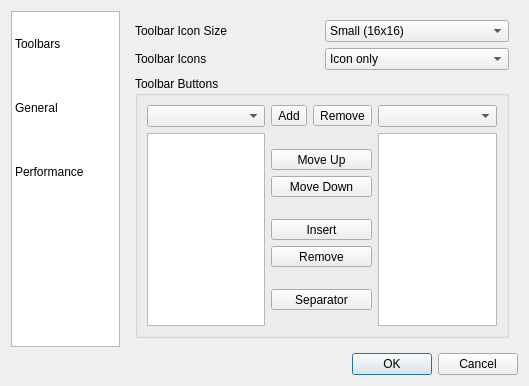
<?xml version="1.0" encoding="UTF-8"?>
<ui version="4.0">
 <class>config_dialog</class>
 <widget class="QDialog" name="config_dialog">
  <property name="geometry">
   <rect>
    <x>0</x>
    <y>0</y>
    <width>529</width>
    <height>386</height>
   </rect>
  </property>
  <property name="sizePolicy">
   <sizepolicy hsizetype="Fixed" vsizetype="Fixed">
    <horstretch>0</horstretch>
    <verstretch>0</verstretch>
   </sizepolicy>
  </property>
  <property name="windowTitle">
   <string>Knotter Preferences</string>
  </property>
  <layout class="QGridLayout" name="gridLayout">
   <item row="0" column="0">
    <widget class="QTableWidget" name="tableWidget">
     <property name="maximumSize">
      <size>
       <width>128</width>
       <height>16777215</height>
      </size>
     </property>
     <property name="iconSize">
      <size>
       <width>48</width>
       <height>48</height>
      </size>
     </property>
     <property name="showGrid">
      <bool>false</bool>
     </property>
     <property name="cornerButtonEnabled">
      <bool>false</bool>
     </property>
     <attribute name="horizontalHeaderVisible">
      <bool>false</bool>
     </attribute>
     <attribute name="horizontalHeaderDefaultSectionSize">
      <number>64</number>
     </attribute>
     <attribute name="horizontalHeaderHighlightSections">
      <bool>false</bool>
     </attribute>
     <attribute name="horizontalHeaderStretchLastSection">
      <bool>true</bool>
     </attribute>
     <attribute name="verticalHeaderVisible">
      <bool>false</bool>
     </attribute>
     <attribute name="verticalHeaderDefaultSectionSize">
      <number>64</number>
     </attribute>
     <attribute name="verticalHeaderHighlightSections">
      <bool>false</bool>
     </attribute>
     <row>
      <property name="text">
       <string/>
      </property>
     </row>
     <row>
      <property name="text">
       <string/>
      </property>
     </row>
     <row>
      <property name="text">
       <string/>
      </property>
     </row>
     <column>
      <property name="text">
       <string/>
      </property>
     </column>
     <item row="0" column="0">
      <property name="text">
       <string>Toolbars</string>
      </property>
     </item>
     <item row="1" column="0">
      <property name="text">
       <string>General</string>
      </property>
     </item>
     <item row="2" column="0">
      <property name="text">
       <string>Performance</string>
      </property>
     </item>
    </widget>
   </item>
   <item row="0" column="1">
    <widget class="QStackedWidget" name="stackedWidget">
     <property name="currentIndex">
      <number>0</number>
     </property>
     <widget class="QWidget" name="stackedWidgetPage1">
      <layout class="QGridLayout" name="gridLayout_2">
       <item row="0" column="0">
        <widget class="QLabel" name="label_2">
         <property name="text">
          <string>Toolbar Icon Size</string>
         </property>
        </widget>
       </item>
       <item row="0" column="1">
        <widget class="QComboBox" name="icon_size_combo">
         <item>
          <property name="text">
           <string>Small (16x16)</string>
          </property>
         </item>
         <item>
          <property name="text">
           <string>Medium (22x22)</string>
          </property>
         </item>
         <item>
          <property name="text">
           <string>Large (48x48)</string>
          </property>
         </item>
         <item>
          <property name="text">
           <string>Huge (64x64)</string>
          </property>
         </item>
        </widget>
       </item>
       <item row="1" column="0">
        <widget class="QLabel" name="label">
         <property name="text">
          <string>Toolbar Icons</string>
         </property>
        </widget>
       </item>
       <item row="1" column="1">
        <widget class="QComboBox" name="icon_show_combo">
         <item>
          <property name="text">
           <string>Icon only</string>
          </property>
         </item>
         <item>
          <property name="text">
           <string>Text only</string>
          </property>
         </item>
         <item>
          <property name="text">
           <string>Icon besides text</string>
          </property>
         </item>
         <item>
          <property name="text">
           <string>Icon below text</string>
          </property>
         </item>
        </widget>
       </item>
       <item row="2" column="0" colspan="2">
        <widget class="QGroupBox" name="groupBox">
         <property name="title">
          <string>Toolbar Buttons</string>
         </property>
         <layout class="QGridLayout" name="gridLayout_5">
          <item row="2" column="0">
           <widget class="QListWidget" name="menu_items">
            <property name="maximumSize">
             <size>
              <width>128</width>
              <height>16777215</height>
             </size>
            </property>
           </widget>
          </item>
          <item row="2" column="1">
           <layout class="QVBoxLayout" name="verticalLayout_2">
            <item>
             <spacer name="verticalSpacer">
              <property name="orientation">
               <enum>Qt::Vertical</enum>
              </property>
              <property name="sizeHint" stdset="0">
               <size>
                <width>20</width>
                <height>16</height>
               </size>
              </property>
             </spacer>
            </item>
            <item>
             <widget class="QToolButton" name="butt_move_up">
              <property name="sizePolicy">
               <sizepolicy hsizetype="Minimum" vsizetype="Fixed">
                <horstretch>0</horstretch>
                <verstretch>0</verstretch>
               </sizepolicy>
              </property>
              <property name="toolTip">
               <string>Move Up</string>
              </property>
              <property name="text">
               <string>Move Up</string>
              </property>
              <property name="iconSize">
               <size>
                <width>24</width>
                <height>24</height>
               </size>
              </property>
             </widget>
            </item>
            <item>
             <widget class="QToolButton" name="butt_move_down">
              <property name="sizePolicy">
               <sizepolicy hsizetype="Minimum" vsizetype="Fixed">
                <horstretch>0</horstretch>
                <verstretch>0</verstretch>
               </sizepolicy>
              </property>
              <property name="toolTip">
               <string>Move Down</string>
              </property>
              <property name="text">
               <string>Move Down</string>
              </property>
              <property name="iconSize">
               <size>
                <width>24</width>
                <height>24</height>
               </size>
              </property>
             </widget>
            </item>
            <item>
             <spacer name="verticalSpacer_3">
              <property name="orientation">
               <enum>Qt::Vertical</enum>
              </property>
              <property name="sizeHint" stdset="0">
               <size>
                <width>20</width>
                <height>16</height>
               </size>
              </property>
             </spacer>
            </item>
            <item>
             <widget class="QToolButton" name="butt_insert">
              <property name="sizePolicy">
               <sizepolicy hsizetype="Minimum" vsizetype="Fixed">
                <horstretch>0</horstretch>
                <verstretch>0</verstretch>
               </sizepolicy>
              </property>
              <property name="toolTip">
               <string>Insert</string>
              </property>
              <property name="text">
               <string>Insert</string>
              </property>
              <property name="iconSize">
               <size>
                <width>24</width>
                <height>24</height>
               </size>
              </property>
             </widget>
            </item>
            <item>
             <widget class="QToolButton" name="butt_remove">
              <property name="sizePolicy">
               <sizepolicy hsizetype="Minimum" vsizetype="Fixed">
                <horstretch>0</horstretch>
                <verstretch>0</verstretch>
               </sizepolicy>
              </property>
              <property name="toolTip">
               <string>Remove</string>
              </property>
              <property name="text">
               <string>Remove</string>
              </property>
              <property name="iconSize">
               <size>
                <width>24</width>
                <height>24</height>
               </size>
              </property>
             </widget>
            </item>
            <item>
             <spacer name="verticalSpacer_2">
              <property name="orientation">
               <enum>Qt::Vertical</enum>
              </property>
              <property name="sizeHint" stdset="0">
               <size>
                <width>20</width>
                <height>16</height>
               </size>
              </property>
             </spacer>
            </item>
            <item>
             <widget class="QToolButton" name="butt_separator">
              <property name="sizePolicy">
               <sizepolicy hsizetype="Minimum" vsizetype="Fixed">
                <horstretch>0</horstretch>
                <verstretch>0</verstretch>
               </sizepolicy>
              </property>
              <property name="toolTip">
               <string>Add Separator</string>
              </property>
              <property name="text">
               <string>Separator</string>
              </property>
              <property name="iconSize">
               <size>
                <width>24</width>
                <height>24</height>
               </size>
              </property>
             </widget>
            </item>
            <item>
             <spacer name="verticalSpacer_4">
              <property name="orientation">
               <enum>Qt::Vertical</enum>
              </property>
              <property name="sizeHint" stdset="0">
               <size>
                <width>20</width>
                <height>16</height>
               </size>
              </property>
             </spacer>
            </item>
           </layout>
          </item>
          <item row="2" column="2">
           <widget class="QListWidget" name="toolbar_items">
            <property name="maximumSize">
             <size>
              <width>128</width>
              <height>16777215</height>
             </size>
            </property>
            <property name="movement">
             <enum>QListView::Snap</enum>
            </property>
           </widget>
          </item>
          <item row="1" column="0">
           <widget class="QComboBox" name="menu_combo"/>
          </item>
          <item row="1" column="2">
           <widget class="QComboBox" name="toolbar_combo"/>
          </item>
          <item row="1" column="1">
           <layout class="QHBoxLayout" name="horizontalLayout">
            <item>
             <widget class="QToolButton" name="add_toolbar_btn">
              <property name="toolTip">
               <string>Add Toolbar</string>
              </property>
              <property name="text">
               <string>Add</string>
              </property>
             </widget>
            </item>
            <item>
             <widget class="QToolButton" name="rm_toolbar_btn">
              <property name="toolTip">
               <string>Remove Toolbar</string>
              </property>
              <property name="text">
               <string>Remove</string>
              </property>
             </widget>
            </item>
           </layout>
          </item>
         </layout>
        </widget>
       </item>
      </layout>
     </widget>
     <widget class="QWidget" name="stackedWidgetPage2">
      <layout class="QGridLayout" name="gridLayout_3">
       <item row="0" column="0">
        <widget class="QLabel" name="label_4">
         <property name="text">
          <string>Max recent files</string>
         </property>
        </widget>
       </item>
       <item row="0" column="1">
        <widget class="QSpinBox" name="max_recent">
         <property name="maximum">
          <number>128</number>
         </property>
         <property name="value">
          <number>5</number>
         </property>
        </widget>
       </item>
       <item row="0" column="2">
        <widget class="QPushButton" name="clear_recent">
         <property name="toolTip">
          <string>Clear recent file history</string>
         </property>
         <property name="text">
          <string>Clear</string>
         </property>
        </widget>
       </item>
       <item row="1" column="0">
        <widget class="QLabel" name="label_3">
         <property name="text">
          <string>Language</string>
         </property>
        </widget>
       </item>
       <item row="1" column="1" colspan="2">
        <widget class="QComboBox" name="language_combo">
         <property name="currentIndex">
          <number>-1</number>
         </property>
        </widget>
       </item>
       <item row="2" column="0" colspan="3">
        <widget class="QGroupBox" name="groupBox_2">
         <property name="title">
          <string>Save between sessions</string>
         </property>
         <layout class="QVBoxLayout" name="verticalLayout">
          <item>
           <widget class="QCheckBox" name="saveui_check">
            <property name="text">
             <string>Window state</string>
            </property>
            <property name="checked">
             <bool>true</bool>
            </property>
           </widget>
          </item>
          <item>
           <widget class="QCheckBox" name="save_toolbars_check">
            <property name="text">
             <string>Toolbar buttons</string>
            </property>
            <property name="checked">
             <bool>true</bool>
            </property>
           </widget>
          </item>
          <item>
           <widget class="QCheckBox" name="save_style_check">
            <property name="enabled">
             <bool>false</bool>
            </property>
            <property name="text">
             <string>Knot style</string>
            </property>
            <property name="checked">
             <bool>true</bool>
            </property>
           </widget>
          </item>
         </layout>
        </widget>
       </item>
      </layout>
     </widget>
     <widget class="QWidget" name="stackedWidgetPage3">
      <layout class="QGridLayout" name="gridLayout_4">
       <item row="0" column="0">
        <widget class="QLabel" name="label_5">
         <property name="text">
          <string>Cache mode</string>
         </property>
        </widget>
       </item>
       <item row="0" column="1">
        <widget class="QComboBox" name="cache_mode">
         <property name="toolTip">
          <string>&lt;!DOCTYPE HTML PUBLIC &quot;-//W3C//DTD HTML 4.0//EN&quot; &quot;http://www.w3.org/TR/REC-html40/strict.dtd&quot;&gt;
&lt;html&gt;&lt;head&gt;&lt;meta name=&quot;qrichtext&quot; content=&quot;1&quot; /&gt;&lt;style type=&quot;text/css&quot;&gt;
p, li { white-space: pre-wrap; }
&lt;/style&gt;&lt;/head&gt;&lt;body style=&quot; font-family:'Sans Serif'; font-size:9pt; font-weight:400; font-style:normal;&quot;&gt;
&lt;p style=&quot; margin-top:0px; margin-bottom:0px; margin-left:0px; margin-right:0px; -qt-block-indent:0; text-indent:0px;&quot;&gt;&lt;span style=&quot; font-weight:600;&quot;&gt;No cache&lt;/span&gt; - No caching, the knotwork is redrawn as needed&lt;/p&gt;
&lt;p style=&quot; margin-top:0px; margin-bottom:0px; margin-left:0px; margin-right:0px; -qt-block-indent:0; text-indent:0px;&quot;&gt;&lt;span style=&quot; font-weight:600;&quot;&gt;Mild cache&lt;/span&gt; - Caching enabled without quality loss&lt;/p&gt;
&lt;p style=&quot; margin-top:0px; margin-bottom:0px; margin-left:0px; margin-right:0px; -qt-block-indent:0; text-indent:0px;&quot;&gt;&lt;span style=&quot; font-weight:600;&quot;&gt;Heavy cahe&lt;/span&gt; - Knotwork drawn as bitmap, zooming will degrade quality&lt;/p&gt;&lt;/body&gt;&lt;/html&gt;</string>
         </property>
         <item>
          <property name="text">
           <string>No cache</string>
          </property>
         </item>
         <item>
          <property name="text">
           <string>Heavy cache</string>
          </property>
         </item>
         <item>
          <property name="text">
           <string>Mild cache</string>
          </property>
         </item>
        </widget>
       </item>
       <item row="1" column="0">
        <widget class="QCheckBox" name="fluid_check">
         <property name="enabled">
          <bool>false</bool>
         </property>
         <property name="toolTip">
          <string>Redraw the knot while moving nodes</string>
         </property>
         <property name="text">
          <string>Fluid refresh</string>
         </property>
         <property name="checked">
          <bool>true</bool>
         </property>
        </widget>
       </item>
      </layout>
     </widget>
    </widget>
   </item>
   <item row="1" column="0" colspan="2">
    <widget class="QDialogButtonBox" name="buttonBox">
     <property name="orientation">
      <enum>Qt::Horizontal</enum>
     </property>
     <property name="standardButtons">
      <set>QDialogButtonBox::Cancel|QDialogButtonBox::Ok</set>
     </property>
    </widget>
   </item>
  </layout>
 </widget>
 <resources/>
 <connections>
  <connection>
   <sender>buttonBox</sender>
   <signal>accepted()</signal>
   <receiver>config_dialog</receiver>
   <slot>accept()</slot>
   <hints>
    <hint type="sourcelabel">
     <x>252</x>
     <y>381</y>
    </hint>
    <hint type="destinationlabel">
     <x>157</x>
     <y>274</y>
    </hint>
   </hints>
  </connection>
  <connection>
   <sender>buttonBox</sender>
   <signal>rejected()</signal>
   <receiver>config_dialog</receiver>
   <slot>reject()</slot>
   <hints>
    <hint type="sourcelabel">
     <x>320</x>
     <y>381</y>
    </hint>
    <hint type="destinationlabel">
     <x>286</x>
     <y>274</y>
    </hint>
   </hints>
  </connection>
 </connections>
</ui>
